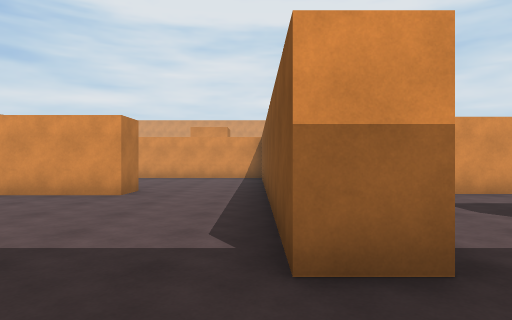
view 1 (above)

24 first-person views from a walk through a Unity game level. The camera is 1.3 m above the floor, looks level and sees 75° across. The floor is counted in squares, 2 m on a side. Each view is taken from the middle of a square. On the plan, view 1 faces up. The plan holds only what a view shows up to about 10 squares ahead; the rest is blank. The place goes on beyond the plan. The player is left out.

view 2
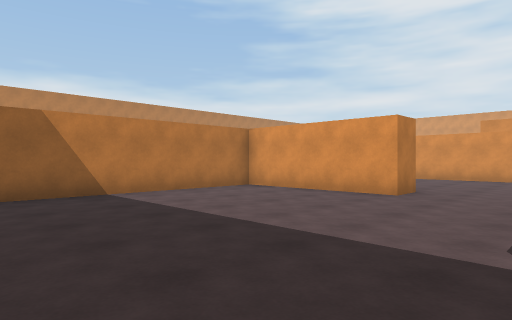

view 3
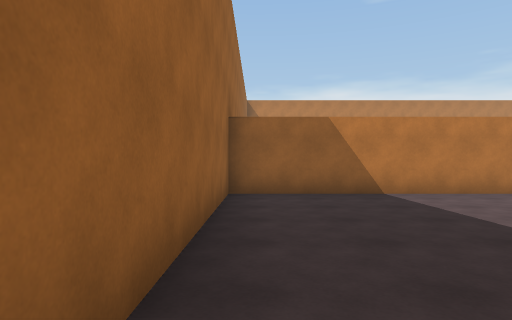

view 4
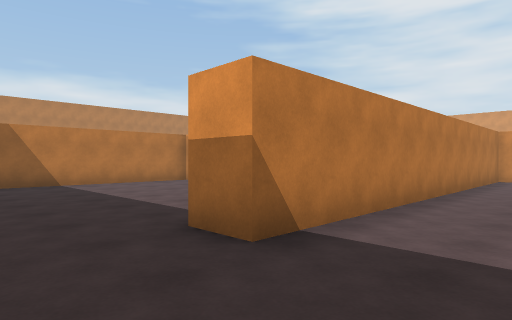

view 5
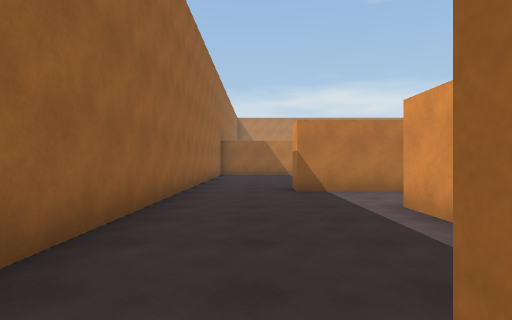

view 6
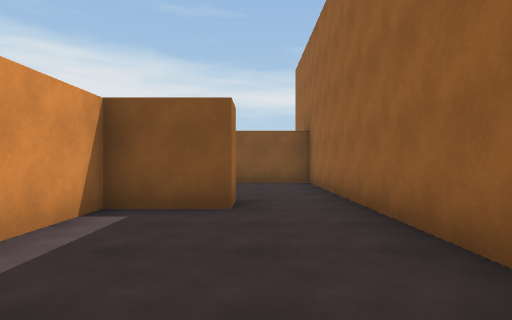

view 7
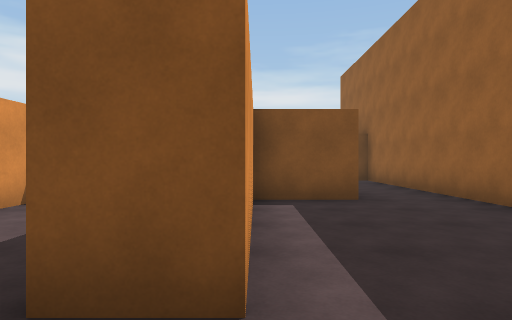

view 8
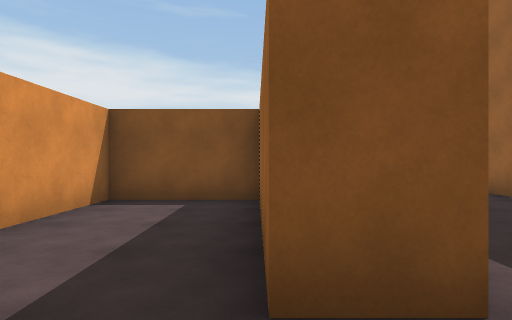

view 9
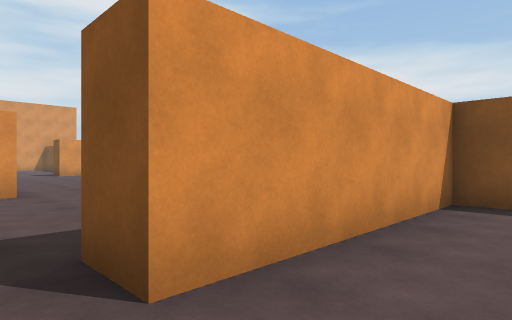

view 10
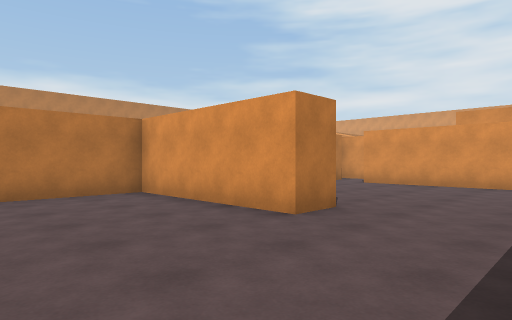

view 11
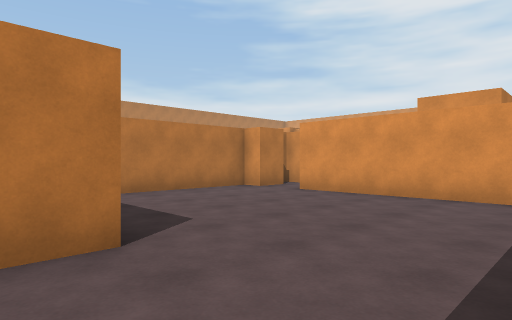

view 12
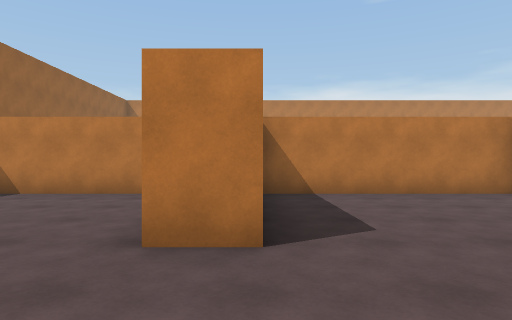

view 13
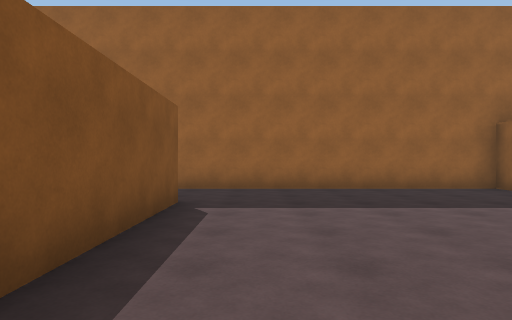

view 14
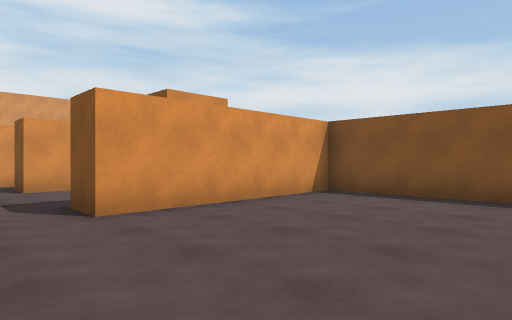

view 15
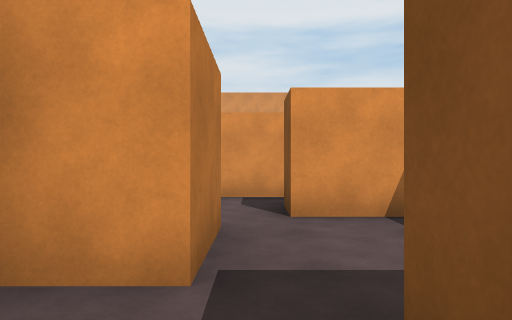

view 16
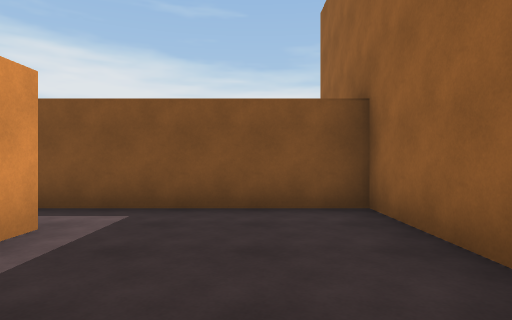

view 17
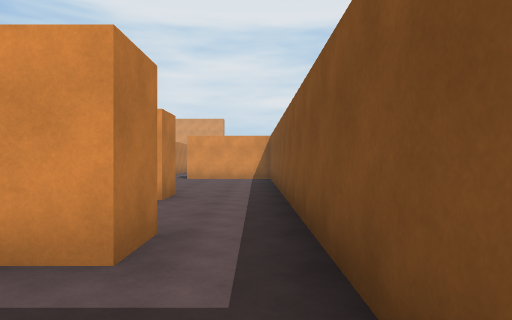

view 18
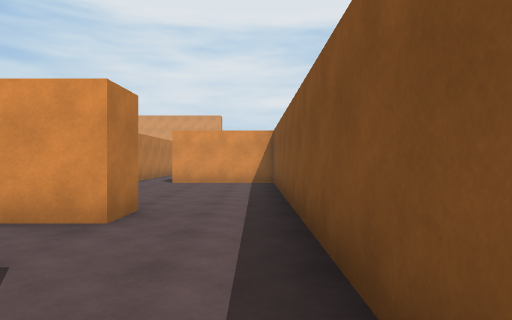

view 19
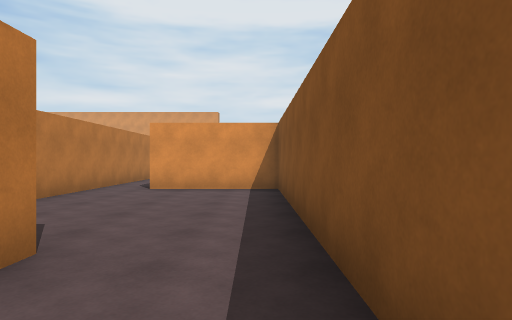

view 20
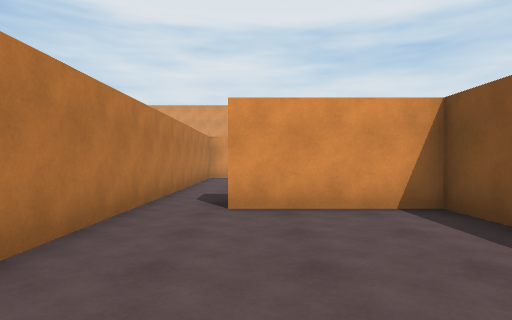

view 21
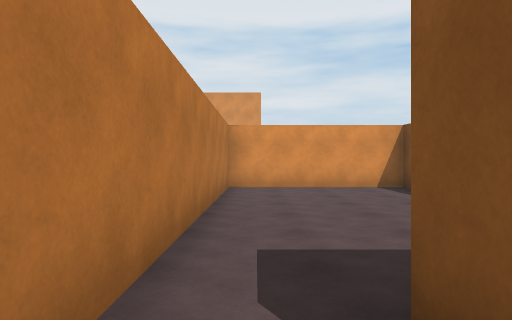

view 22
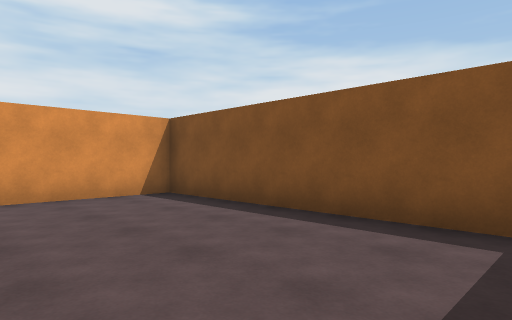

view 23
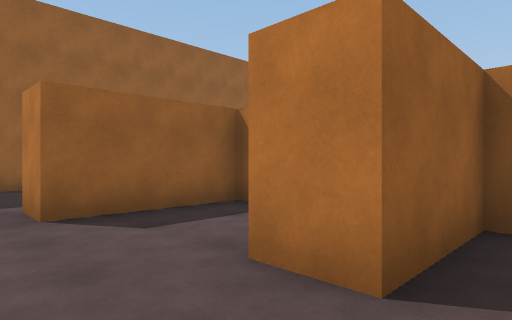

view 24
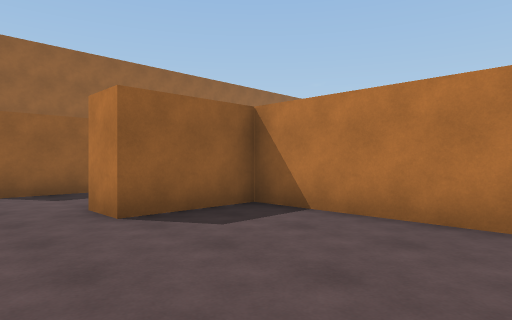

### Floor plan
Points are (right, up) in squares from view 1. A wall is a line through its corners. A room is listed if a view was taken in it or the views show most of it. See-through windows are left out.
Room 1 (views 1, 2, 3, 10, 11, 12, 13, 14)
walls: (-2.5, 7.1) (-2.5, 6.2) (-6.4, 6.2) (-6.4, -0.5) (1.6, -0.5); (1.1, 1.9) (0.2, 1.9) (0.2, 12) (-4.6, 12); (-5.8, 12) (-6.4, 12) (-6.4, 7.1)
ways out: opening at (1, 0.5) to room 2; opening at (-5, 12.5) to room 4
Room 2 (views 4, 5, 6, 16, 17)
walls: (8.2, 1.3) (7.4, 1.3) (7.4, 3) (3.4, 3); (11.1, 3) (10.4, 3); (1.6, -0.5) (12.5, -0.5) (12.5, 2.5)
ways out: opening at (1, 0.5) to room 1; opening at (2.5, 3.5) to room 3; opening at (12, 3.5) to room 5
Room 3 (views 7, 8, 9)
walls: (3.4, 3) (3.4, 3.9) (6.4, 3.9); (1.1, 6.6) (1.1, 1.9); (7.4, 3.9) (7.4, 6.4) (2.7, 6.4)
ways out: opening at (2.5, 3.5) to room 2; opening at (2, 7)
Room 4 (view 15)
walls: (-5.3, 15.2) (-5.3, 13.7) (-6.5, 13.7); (-3.2, 15.8) (-4.6, 15.8); (-5.8, 13) (-5.8, 12); (-4.6, 12) (-4.6, 13)
ways out: opening at (-5, 12.5) to room 1; opening at (-5, 15)
Room 5 (views 18, 19)
walls: (10.5, 6.4) (9.4, 6.4); (12.5, 2.5) (12.5, 6.4); (8.2, 3.9) (11.1, 3.9) (11.1, 3)
ways out: opening at (12, 3.5) to room 2; opening at (11.5, 7) to room 6
Room 6 (views 20, 21, 23, 24)
walls: (8.4, 12.5) (8.4, 7.3) (10.5, 7.3) (10.5, 6.4); (12.5, 6.4) (12.5, 12.4) (9.6, 12.4)
ways out: opening at (11.5, 7) to room 5; opening at (9, 13) to room 7
Room 7 (view 22)
walls: (12.5, 14.4) (12.5, 19.9) (8.4, 19.9) (8.4, 12.5); (9.6, 12.8) (9.6, 13.4)
ways out: opening at (9, 13) to room 6

Where each view was taken, in squares from view 1:
view 1: 0 up, 0 right, facing up
view 2: 0 up, 0 right, facing up-left
view 3: 0 up, 0 right, facing left
view 4: 0 up, 3 right, facing up-left
view 5: 1 up, 8 right, facing left
view 6: 1 up, 3 right, facing right
view 7: 3 up, 2 right, facing right
view 8: 4 up, 2 right, facing right
view 9: 5 up, 2 right, facing up-right
view 10: 3 up, 0 right, facing up-left
view 11: 6 up, 0 right, facing up-left
view 12: 7 up, 0 right, facing left
view 13: 7 up, 1 left, facing down
view 14: 8 up, 6 left, facing up-right
view 15: 12 up, 5 left, facing up
view 16: 1 up, 8 right, facing right
view 17: 1 up, 12 right, facing up
view 18: 3 up, 12 right, facing up
view 19: 5 up, 12 right, facing up
view 20: 8 up, 10 right, facing up
view 21: 12 up, 9 right, facing up
view 22: 14 up, 9 right, facing up-right
view 23: 8 up, 12 right, facing down-left
view 24: 11 up, 12 right, facing down-left
